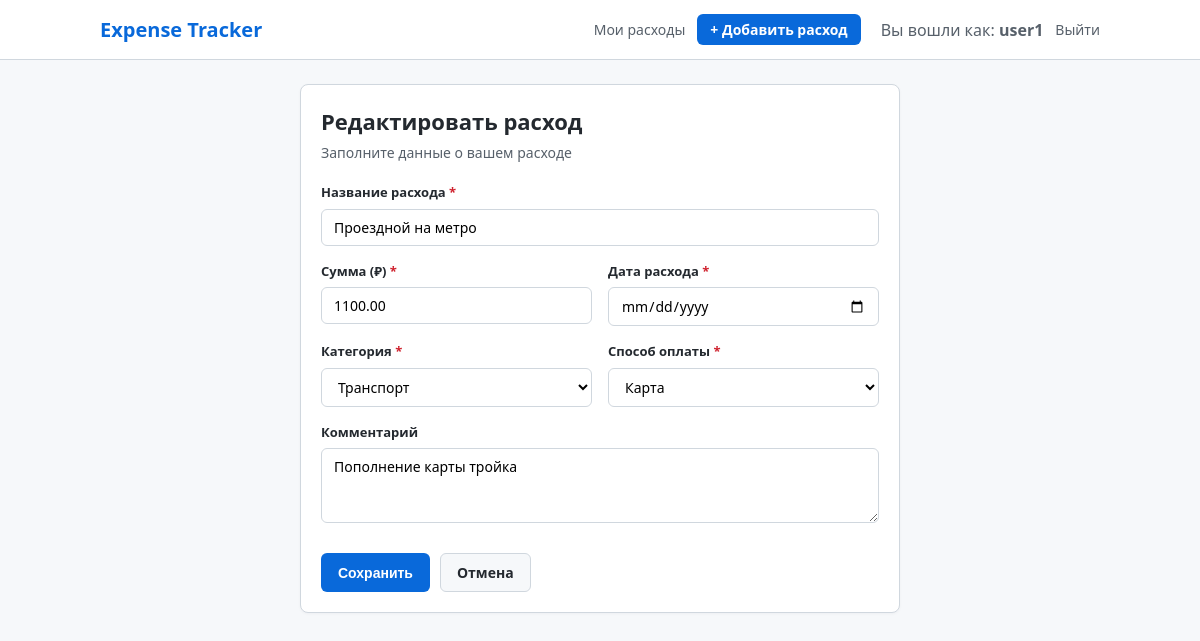
The page /2/edit/ (signed in) on the database its author committed.
### expenses/models.py (models this page shows, shortened)
class Expense(models.Model):
    CATEGORY_CHOICES = [
        ("food", "Продукты"),
        ("transport", "Транспорт"),
        ("education", "Обучение"),
        ("entertainment", "Развлечения"),
        ("health", "Здоровье"),
        ("other", "Другое"),
    ]
    PAYMENT_METHOD_CHOICES = [
        ("card", "Карта"),
        ("cash", "Наличные"),
    ]
    title = models.CharField(max_length=200, verbose_name="Название расхода")
    amount = models.DecimalField(max_digits=10, decimal_places=2, verbose_name="Сумма")
    category = models.CharField(max_length=30, choices=CATEGORY_CHOICES, verbose_name="Категория")
    payment_method = models.CharField(max_length=20, choices=PAYMENT_METHOD_CHOICES, verbose_name="Способ оплаты")
    expense_date = models.DateField(verbose_name="Дата расхода")
    comment = models.TextField(blank=True, default="", verbose_name="Комментарий")
    created_at = models.DateTimeField(auto_now_add=True, verbose_name="Дата создания")
    user = models.ForeignKey(settings.AUTH_USER_MODEL, on_delete=models.CASCADE, related_name="expenses", verbose_name="Пользователь")
    class Meta:
        ordering = ["-expense_date", "-created_at"]
        verbose_name = "Расход"
        verbose_name_plural = "Расходы"

### expenses/views.py (the view)
# urls.py: path("<int:pk>/edit/", views.expense_edit, name="edit"),
@login_required
def expense_edit(request: HttpRequest, pk: int) -> HttpResponse:
    expense = get_object_or_404(Expense, pk=pk, user=request.user)
    if request.method == "POST":
        form = ExpenseForm(request.POST, instance=expense)
        if form.is_valid():
            form.save()
            messages.success(request, f"Расход «{expense.title}» успешно обновлен.")
            return redirect("expenses:detail", pk=expense.pk)
    else:
        form = ExpenseForm(instance=expense)
    return render(
        request,
        "expenses/expense_form.html",
        {"form": form, "expense": expense, "action": "Редактировать расход"},
    )

### expenses/forms.py (shortened to what this page needs)
class ExpenseForm(forms.ModelForm):
    class Meta:
        model = Expense
        fields = [
            "title",
            "amount",
            "category",
            "payment_method",
            "expense_date",
            "comment",
        ]
        widgets = {
            "title": forms.TextInput(attrs={"placeholder": "Например: Продукты в супермаркете"}),
            "amount": forms.NumberInput(attrs={"placeholder": "0.00", "step": "0.01", "min": "0.01"}),
            "category": forms.Select(),
            "payment_method": forms.Select(),
            "expense_date": forms.DateInput(attrs={"type": "date"}),
            "comment": forms.Textarea(attrs={"rows": 3, "placeholder": "Необязательный комментарий..."}),
        }

### templates/expenses/expense_form.html (shortened to what this page needs)
{% extends 'base.html' %}
{% block content %}
<div class="form-container">
    <div class="card form-card">
        <div class="form-card-header">
            <h1 class="form-title">{{ action }}</h1>
            <p class="form-subtitle">Заполните данные о вашем расходе</p>
        </div>
        <form method="post" novalidate class="custom-form">
            <div class="form-group {% if form.title.errors %}has-error{% endif %}">
                <label for="{{ form.title.id_for_label }}" class="form-label">
                    {{ form.title.label }} <span class="required">*</span>
                </label>
                {{ form.title }}
            </div>
            <div class="form-row">
                <div class="form-group {% if form.amount.errors %}has-error{% endif %}">
                    <label for="{{ form.amount.id_for_label }}" class="form-label">
                        {{ form.amount.label }} (₽) <span class="required">*</span>
                    </label>
                    {{ form.amount }}
                </div>
                <div class="form-group {% if form.expense_date.errors %}has-error{% endif %}">
                    <label for="{{ form.expense_date.id_for_label }}" class="form-label">
                        {{ form.expense_date.label }} <span class="required">*</span>
                    </label>
                    {{ form.expense_date }}
                </div>
            </div>
            <div class="form-row">
                <div class="form-group {% if form.category.errors %}has-error{% endif %}">
                    <label for="{{ form.category.id_for_label }}" class="form-label">
                        {{ form.category.label }} <span class="required">*</span>
                    </label>
                    {{ form.category }}
                </div>
                <div class="form-group {% if form.payment_method.errors %}has-error{% endif %}">
                    <label for="{{ form.payment_method.id_for_label }}" class="form-label">
                        {{ form.payment_method.label }} <span class="required">*</span>
                    </label>
                    {{ form.payment_method }}
                </div>
            </div>
            <div class="form-group {% if form.comment.errors %}has-error{% endif %}">
                <label for="{{ form.comment.id_for_label }}" class="form-label">
                    {{ form.comment.label }}
                </label>
                {{ form.comment }}
            </div>
            <div class="form-actions">
                <button type="submit" class="btn btn-primary">Сохранить</button>
                {% if expense %}
                    <a href="{% url 'expenses:detail' expense.pk %}" class="btn btn-secondary">Отмена</a>
                {% else %}
                    <a href="{% url 'expenses:list' %}" class="btn btn-secondary">Отмена</a>
                {% endif %}
            </div>
        </form>
    </div>
</div>
{% endblock %}

### templates/_header.html
{% load static %}
<header>
    <div class="nav-container">
        <a href="{% url 'expenses:list' %}" class="brand">Expense Tracker</a>
        <nav>
            {% if user.is_authenticated %}
                <a href="{% url 'expenses:list' %}">Мои расходы</a>
                <a href="{% url 'expenses:create' %}" class="btn btn-primary" style="padding: 4px 12px; color: white;">+ Добавить расход</a>
                <span style="color: #57606a; margin-left: 8px;">Вы вошли как: <strong>{{ user.username }}</strong></span>
                <a href="{% url 'accounts:logout' %}">Выйти</a>
            {% else %}
                <a href="{% url 'accounts:login' %}">Войти</a>
                <a href="{% url 'accounts:register' %}" class="btn btn-primary" style="padding: 4px 12px; color: white;">Регистрация</a>
            {% endif %}
        </nav>
    </div>
</header>

### static/style.css (style rules this page uses)
* { box-sizing: border-box; margin: 0; padding: 0; }
body { font-family: system-ui, -apple-system, "Segoe UI", Roboto, sans-serif; color: #24292f; background-color: #f6f8fa; line-height: 1.5; padding-bottom: 50px; }
header { background-color: #ffffff; border-bottom: 1px solid #d0d7de; padding: 14px 24px; margin-bottom: 24px; }
.nav-container { max-width: 1000px; margin: 0 auto; display: flex; justify-content: space-between; align-items: center; flex-wrap: wrap; gap: 12px; }
.brand { font-size: 20px; font-weight: 700; color: #0969da; text-decoration: none; }
nav { display: flex; align-items: center; gap: 12px; flex-wrap: wrap; }
nav a { color: #57606a; text-decoration: none; font-size: 14px; font-weight: 500; }
.card { background-color: #ffffff; border: 1px solid #d0d7de; border-radius: 8px; padding: 20px; margin-bottom: 20px; box-shadow: 0 1px 3px rgba(31,35,40,0.04); }
.btn { display: inline-block; padding: 8px 16px; font-size: 14px; font-weight: 600; text-align: center; border-radius: 6px; text-decoration: none; cursor: pointer; border: 1px solid transparent; transition: background-color 0.15s ease; }
.btn-primary { background-color: #0969da; color: #ffffff; }
.btn-secondary { background-color: #f6f8fa; color: #24292f; border: 1px solid #d0d7de; }
input[type="text"], input[type="email"], input[type="password"], input[type="date"], input[type="number"], select, textarea { width: 100%; padding: 8px 12px; font-size: 14px; border: 1px solid #d0d7de; border-radius: 6px; font-family: inherit; background-color: #ffffff; }
.form-container, .confirm-container, .detail-container, .auth-container { max-width: 600px; margin: 20px auto; }
.form-card-header { margin-bottom: 20px; }
.form-title { font-size: 22px; font-weight: 700; margin-bottom: 4px; }
.form-subtitle { font-size: 14px; color: #57606a; }
.form-group { margin-bottom: 16px; }
.form-row { display: grid; grid-template-columns: 1fr 1fr; gap: 16px; }
.form-label { display: block; font-size: 13px; font-weight: 600; margin-bottom: 6px; color: #24292f; }
.required { color: #cf222e; }
.form-actions { display: flex; gap: 10px; margin-top: 24px; }

### rows shown on the page
Expense: title "Проездной на метро", amount "1100.00", category "Транспорт", payment_method "Карта", comment "Пополнение карты тройка"

### other values the page prints
{{ user.username }} "user1"
{{ action }} "Редактировать расход"
